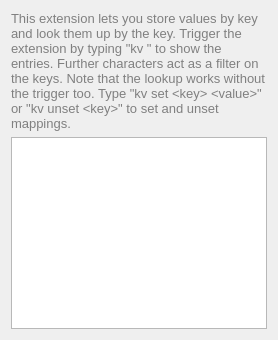
<?xml version="1.0" encoding="UTF-8"?>
<ui version="4.0">
 <class>KeyValueStore::ConfigWidget</class>
 <widget class="QWidget" name="KeyValueStore::ConfigWidget">
  <layout class="QVBoxLayout">
   <item>
    <widget class="QLabel" name="label">
     <property name="text">
      <string>&lt;!DOCTYPE HTML PUBLIC &quot;-//W3C//DTD HTML 4.0//EN&quot; &quot;http://www.w3.org/TR/REC-html40/strict.dtd&quot;&gt;
&lt;html&gt;&lt;head&gt;&lt;meta name=&quot;qrichtext&quot; content=&quot;1&quot; /&gt;&lt;style type=&quot;text/css&quot;&gt;
p, li { white-space: pre-wrap; }
&lt;/style&gt;&lt;/head&gt;&lt;body style=&quot; font-family:'Roboto'; font-size:10pt; font-weight:200; font-style:normal;&quot;&gt;
&lt;p style=&quot; margin-top:12px; margin-bottom:12px; margin-left:0px; margin-right:0px; -qt-block-indent:0; text-indent:0px;&quot;&gt;&lt;span style=&quot; color:#808080;&quot;&gt;This extension lets you store values by key and look them up by the key. Trigger the extension by typing &amp;quot;kv &amp;quot; to show the entries. Further characters act as a filter on the keys. Note that the lookup works without the trigger too. Type &amp;quot;kv set &amp;lt;key&amp;gt; &amp;lt;value&amp;gt;&amp;quot; or &amp;quot;kv unset &amp;lt;key&amp;gt;&amp;quot; to set and unset mappings. &lt;/span&gt;&lt;/p&gt;&lt;/body&gt;&lt;/html&gt;</string>
     </property>
     <property name="wordWrap">
      <bool>true</bool>
     </property>
    </widget>
   </item>
   <item>
    <widget class="QTableView" name="tableView">
     <property name="alternatingRowColors">
      <bool>true</bool>
     </property>
     <property name="selectionMode">
      <enum>QAbstractItemView::SingleSelection</enum>
     </property>
     <property name="showGrid">
      <bool>false</bool>
     </property>
     <property name="wordWrap">
      <bool>false</bool>
     </property>
     <attribute name="horizontalHeaderHighlightSections">
      <bool>false</bool>
     </attribute>
     <attribute name="horizontalHeaderStretchLastSection">
      <bool>true</bool>
     </attribute>
     <attribute name="verticalHeaderVisible">
      <bool>false</bool>
     </attribute>
    </widget>
   </item>
  </layout>
 </widget>
 <resources/>
 <connections/>
</ui>
